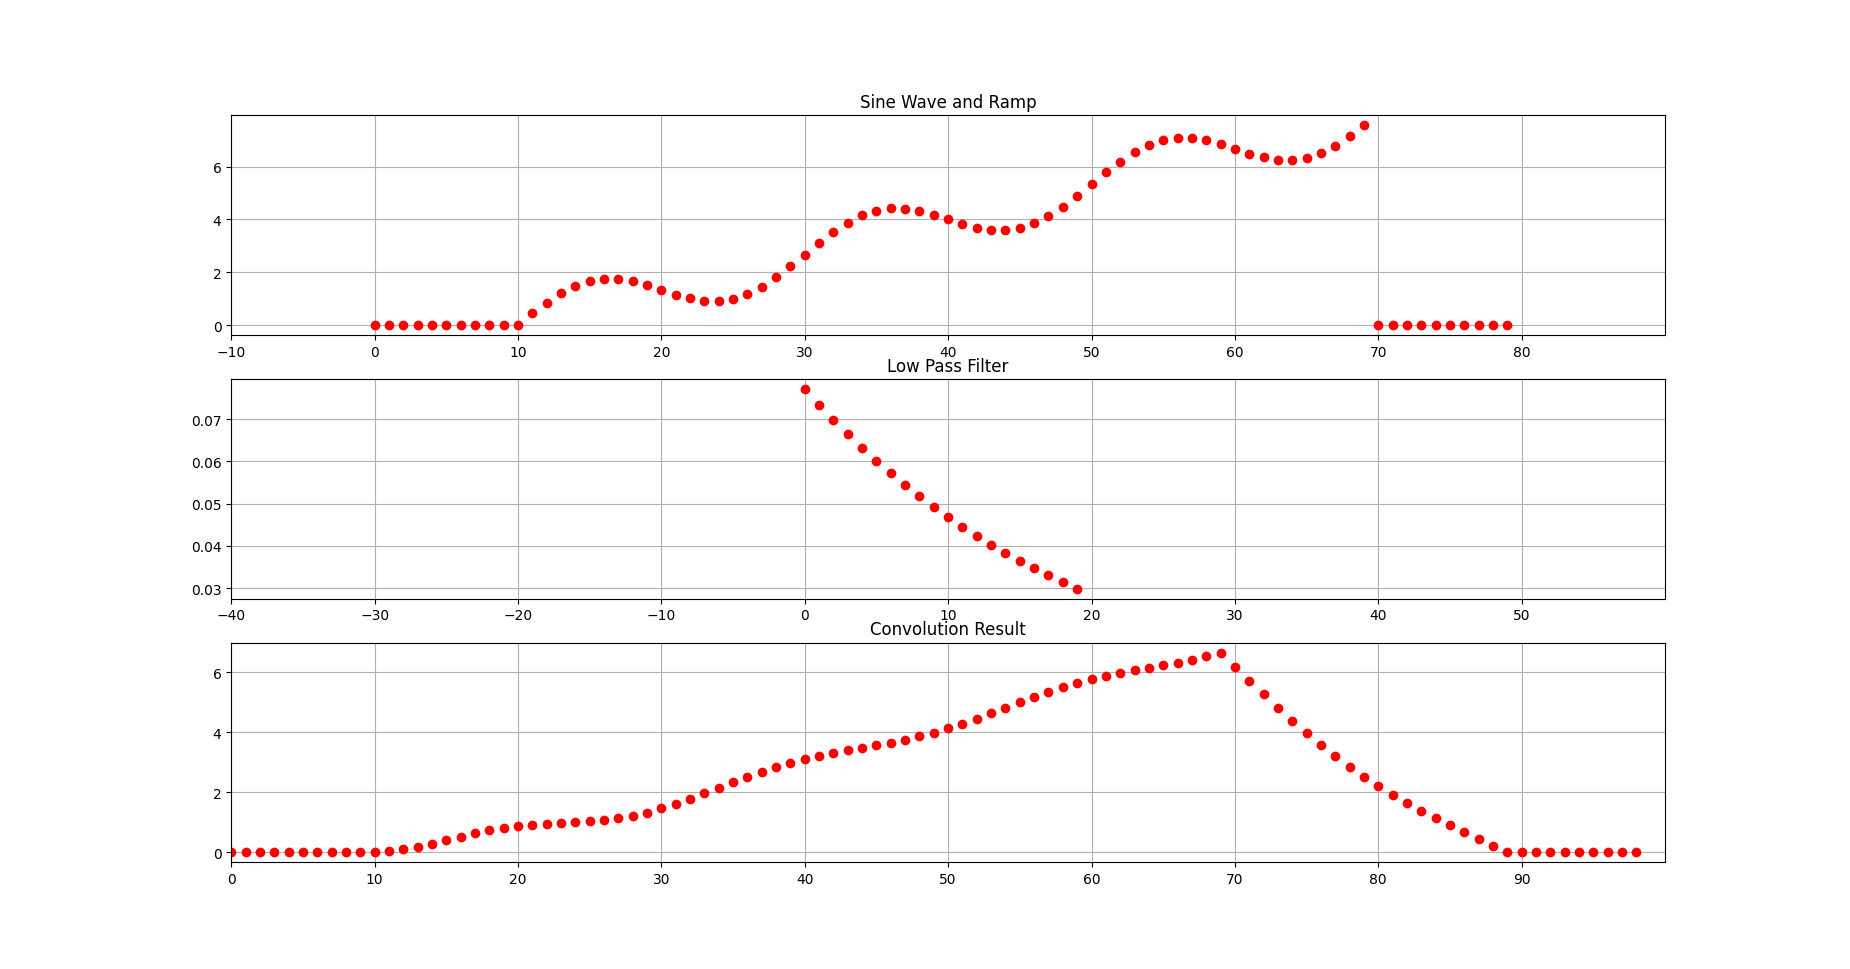

Reproduce this figure in Python.
import numpy as np
import matplotlib.pyplot as plt

#function for generating Sin Wave
def generateSinWave(amplitude, freq,duration, sampleTime):
    time = np.arange(0, duration, sampleTime)
    sinAmp = amplitude*np.sin(2*np.pi*freq*time)
    return sinAmp, time

def generateRamp(amplitude, duration, sampleTime):
    time = np.arange(0, duration, sampleTime)
    val = amplitude*time/duration;
    return val
    
#Duration and Sample Freq
SAMPLE_FREQ = 1000 #signal2Freq * 20 2000 samples per second
SAMPLE_TIME = 1/SAMPLE_FREQ

#no of samples = SAMPLE_FREQ/SignalFreq
#signal 1 
signal1Freq = 50 
signal1Amp = 1
NO_OF_CYCLE = 3
DURATION = NO_OF_CYCLE/signal1Freq
#generate Two Sinosoidal Signal and Addition of Two Signal
signal1, signal1Time = generateSinWave(signal1Amp, signal1Freq, DURATION, SAMPLE_TIME)

#signal 2
rampPeakValue=8
signal2=generateRamp(rampPeakValue,DURATION,SAMPLE_TIME)

#singal 3
signal3=signal1+signal2

#add 10 element of 0
no_of_zeros=10
a=np.zeros(no_of_zeros)
signal3=np.concatenate((a,signal3))
signal3=np.concatenate((signal3,a))

#low pass filter (e rest -x
M=20
n=np.arange(0,M,1)
xx=n*-1/M
#xx=np.flip(n)*-1/M
h=np.exp(xx)
#h=0.54-0.4*np.cos(2*np.pi*n/M)
k=np.sum(h)
h=h/k

#sum=np.sum(h)
conv=np.convolve(signal3,h,mode="full")

xtick_gap=10

def findHlim(datalen,xlim_diff):
    diff_len = xlim_diff - datalen
    count = int(diff_len/2)
    xmin = -1*count
    hmax = xmin + xlim_diff
    return xmin, hmax

# find min and max value for convolution result 
xtick_gap=10
tick_count = int(len(conv)/xtick_gap);
tick_count = tick_count + 1
conv_xmin = 0 
conv_xmax = tick_count * xtick_gap

#fine singal 
signal_xmin, signal_xmax = findHlim(len(signal3),conv_xmax)
h_xmin,h_xmax = findHlim(len(h),conv_xmax)


#ploting waveforms and FFT
fig1=plt.figure("Signal and Convolution")
#plot Singal 1      
plt.subplot(3,1,1)
plt.xlim(signal_xmin,signal_xmax)
plt.xticks(np.arange(signal_xmin,signal_xmax, 10.0))
plt.plot(signal3,'ro')
plt.grid()
plt.title("Sine Wave and Ramp")

#low pass filter
#plot Singal 1      
plt.subplot(3,1,2)
plt.xlim(h_xmin,h_xmax)
plt.xticks(np.arange(h_xmin,h_xmax, 10.0))
plt.plot(h,'ro')
plt.grid()
plt.title("Low Pass Filter")

#result of convolution
plt.subplot(3,1,3)
plt.xlim(conv_xmin,conv_xmax)
plt.xticks(np.arange(conv_xmin,conv_xmax, 10.0))
plt.plot(conv,'ro')
plt.grid()
plt.title("Convolution Result")
plt.show()

'''
#ploting waveforms and FFT
fig2=plt.figure("Signal Generation")
fig1=plt.figure("Signal and Convolution")
#plot Singal 1      
plt.subplot(4,1,1)
plt.plot(signal1,'ro')
plt.grid()
plt.title("Sine Wave Freq 50 Hz")
#plt.show()

#plot Singal 1      
plt.subplot(4,1,2)
plt.plot(signal2,'ro')
plt.grid()
plt.title("Ramp Signal")

#plot Singal 1      
plt.subplot(4,1,3)
plt.plot(signal3,'ro')
plt.grid()
plt.title("Signal")
plt.show()
'''
